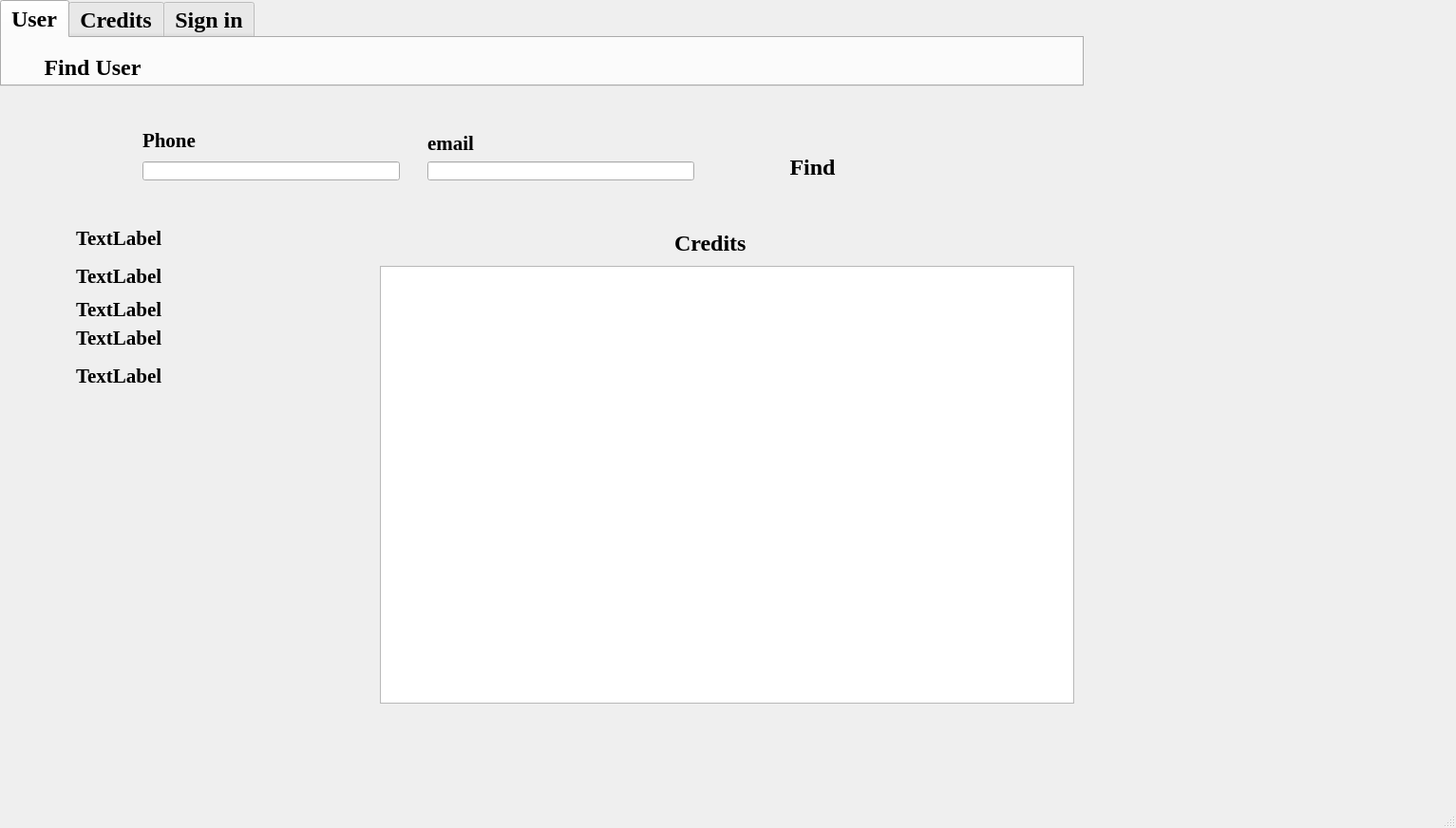
<?xml version="1.0" encoding="UTF-8"?>
<ui version="4.0">
 <class>MainWindow</class>
 <widget class="QMainWindow" name="MainWindow">
  <property name="geometry">
   <rect>
    <x>0</x>
    <y>0</y>
    <width>1533</width>
    <height>872</height>
   </rect>
  </property>
  <property name="windowTitle">
   <string>MainWindow</string>
  </property>
  <widget class="QWidget" name="centralwidget">
   <widget class="QTabWidget" name="tabWidget">
    <property name="geometry">
     <rect>
      <x>0</x>
      <y>0</y>
      <width>1141</width>
      <height>91</height>
     </rect>
    </property>
    <property name="font">
     <font>
      <family>Times New Roman</family>
      <pointsize>18</pointsize>
      <weight>75</weight>
      <bold>true</bold>
     </font>
    </property>
    <property name="currentIndex">
     <number>0</number>
    </property>
    <widget class="QWidget" name="tab">
     <attribute name="title">
      <string>User</string>
     </attribute>
     <widget class="QPushButton" name="pushButton">
      <property name="geometry">
       <rect>
        <x>20</x>
        <y>10</y>
        <width>151</width>
        <height>41</height>
       </rect>
      </property>
      <property name="font">
       <font>
        <family>Times New Roman</family>
        <pointsize>18</pointsize>
        <weight>75</weight>
        <bold>true</bold>
       </font>
      </property>
      <property name="styleSheet">
       <string notr="true">border-radius: 10px;
background-color:&quot;#FF5500&quot;;</string>
      </property>
      <property name="text">
       <string>Find User</string>
      </property>
     </widget>
    </widget>
    <widget class="QWidget" name="tab_2">
     <attribute name="title">
      <string>Credits</string>
     </attribute>
     <widget class="QPushButton" name="pushButton_2">
      <property name="geometry">
       <rect>
        <x>20</x>
        <y>10</y>
        <width>161</width>
        <height>41</height>
       </rect>
      </property>
      <property name="font">
       <font>
        <family>Times New Roman</family>
        <pointsize>18</pointsize>
        <weight>75</weight>
        <bold>true</bold>
       </font>
      </property>
      <property name="styleSheet">
       <string notr="true">border-radius: 10px;
background-color:&quot;#FF5500&quot;;</string>
      </property>
      <property name="text">
       <string>issue credit</string>
      </property>
     </widget>
    </widget>
    <widget class="QWidget" name="tab_3">
     <attribute name="title">
      <string>Sign in</string>
     </attribute>
     <widget class="QPushButton" name="pushButton_3">
      <property name="geometry">
       <rect>
        <x>30</x>
        <y>10</y>
        <width>161</width>
        <height>41</height>
       </rect>
      </property>
      <property name="font">
       <font>
        <family>Times New Roman</family>
        <pointsize>18</pointsize>
        <weight>75</weight>
        <bold>true</bold>
       </font>
      </property>
      <property name="styleSheet">
       <string notr="true">border-radius: 10px;
background-color:&quot;#FF5500&quot;;</string>
      </property>
      <property name="text">
       <string>Sign in</string>
      </property>
     </widget>
    </widget>
   </widget>
   <widget class="QLabel" name="label">
    <property name="geometry">
     <rect>
      <x>80</x>
      <y>235</y>
      <width>241</width>
      <height>31</height>
     </rect>
    </property>
    <property name="font">
     <font>
      <family>Times New Roman</family>
      <pointsize>16</pointsize>
      <weight>75</weight>
      <bold>true</bold>
     </font>
    </property>
    <property name="text">
     <string>TextLabel</string>
    </property>
   </widget>
   <widget class="QLabel" name="label_2">
    <property name="geometry">
     <rect>
      <x>80</x>
      <y>275</y>
      <width>291</width>
      <height>31</height>
     </rect>
    </property>
    <property name="font">
     <font>
      <family>Times New Roman</family>
      <pointsize>16</pointsize>
      <weight>75</weight>
      <bold>true</bold>
     </font>
    </property>
    <property name="text">
     <string>TextLabel</string>
    </property>
   </widget>
   <widget class="QLabel" name="label_3">
    <property name="geometry">
     <rect>
      <x>80</x>
      <y>315</y>
      <width>301</width>
      <height>21</height>
     </rect>
    </property>
    <property name="font">
     <font>
      <family>Times New Roman</family>
      <pointsize>16</pointsize>
      <weight>75</weight>
      <bold>true</bold>
     </font>
    </property>
    <property name="text">
     <string>TextLabel</string>
    </property>
   </widget>
   <widget class="QLabel" name="label_4">
    <property name="geometry">
     <rect>
      <x>80</x>
      <y>345</y>
      <width>281</width>
      <height>21</height>
     </rect>
    </property>
    <property name="font">
     <font>
      <family>Times New Roman</family>
      <pointsize>16</pointsize>
      <weight>75</weight>
      <bold>true</bold>
     </font>
    </property>
    <property name="text">
     <string>TextLabel</string>
    </property>
   </widget>
   <widget class="QLabel" name="label_5">
    <property name="geometry">
     <rect>
      <x>80</x>
      <y>385</y>
      <width>291</width>
      <height>21</height>
     </rect>
    </property>
    <property name="font">
     <font>
      <family>Times New Roman</family>
      <pointsize>16</pointsize>
      <weight>75</weight>
      <bold>true</bold>
     </font>
    </property>
    <property name="text">
     <string>TextLabel</string>
    </property>
   </widget>
   <widget class="QLineEdit" name="lineEdit">
    <property name="geometry">
     <rect>
      <x>150</x>
      <y>170</y>
      <width>271</width>
      <height>20</height>
     </rect>
    </property>
    <property name="font">
     <font>
      <family>Times New Roman</family>
      <pointsize>16</pointsize>
      <weight>75</weight>
      <bold>true</bold>
     </font>
    </property>
   </widget>
   <widget class="QLineEdit" name="lineEdit_2">
    <property name="geometry">
     <rect>
      <x>450</x>
      <y>170</y>
      <width>281</width>
      <height>20</height>
     </rect>
    </property>
    <property name="font">
     <font>
      <family>Times New Roman</family>
      <pointsize>16</pointsize>
      <weight>75</weight>
      <bold>true</bold>
     </font>
    </property>
   </widget>
   <widget class="QLabel" name="label_6">
    <property name="geometry">
     <rect>
      <x>150</x>
      <y>140</y>
      <width>251</width>
      <height>16</height>
     </rect>
    </property>
    <property name="font">
     <font>
      <family>Times New Roman</family>
      <pointsize>16</pointsize>
      <weight>75</weight>
      <bold>true</bold>
     </font>
    </property>
    <property name="text">
     <string>Phone </string>
    </property>
   </widget>
   <widget class="QLabel" name="label_7">
    <property name="geometry">
     <rect>
      <x>450</x>
      <y>140</y>
      <width>281</width>
      <height>21</height>
     </rect>
    </property>
    <property name="font">
     <font>
      <family>Times New Roman</family>
      <pointsize>16</pointsize>
      <weight>75</weight>
      <bold>true</bold>
     </font>
    </property>
    <property name="text">
     <string>email</string>
    </property>
   </widget>
   <widget class="QPushButton" name="pushButton_4">
    <property name="geometry">
     <rect>
      <x>770</x>
      <y>160</y>
      <width>171</width>
      <height>31</height>
     </rect>
    </property>
    <property name="font">
     <font>
      <family>Times New Roman</family>
      <pointsize>18</pointsize>
      <weight>75</weight>
      <bold>true</bold>
     </font>
    </property>
    <property name="styleSheet">
     <string notr="true">border-radius: 10px;
background-color:&quot;#FF5500&quot;;</string>
    </property>
    <property name="text">
     <string>Find</string>
    </property>
   </widget>
   <widget class="QLabel" name="label_8">
    <property name="geometry">
     <rect>
      <x>710</x>
      <y>240</y>
      <width>181</width>
      <height>31</height>
     </rect>
    </property>
    <property name="font">
     <font>
      <family>Times New Roman</family>
      <pointsize>18</pointsize>
      <weight>75</weight>
      <bold>true</bold>
     </font>
    </property>
    <property name="text">
     <string>Credits</string>
    </property>
   </widget>
   <widget class="QTableWidget" name="tableWidget">
    <property name="geometry">
     <rect>
      <x>400</x>
      <y>280</y>
      <width>731</width>
      <height>461</height>
     </rect>
    </property>
   </widget>
  </widget>
  <widget class="QStatusBar" name="statusbar"/>
 </widget>
 <resources/>
 <connections/>
</ui>
